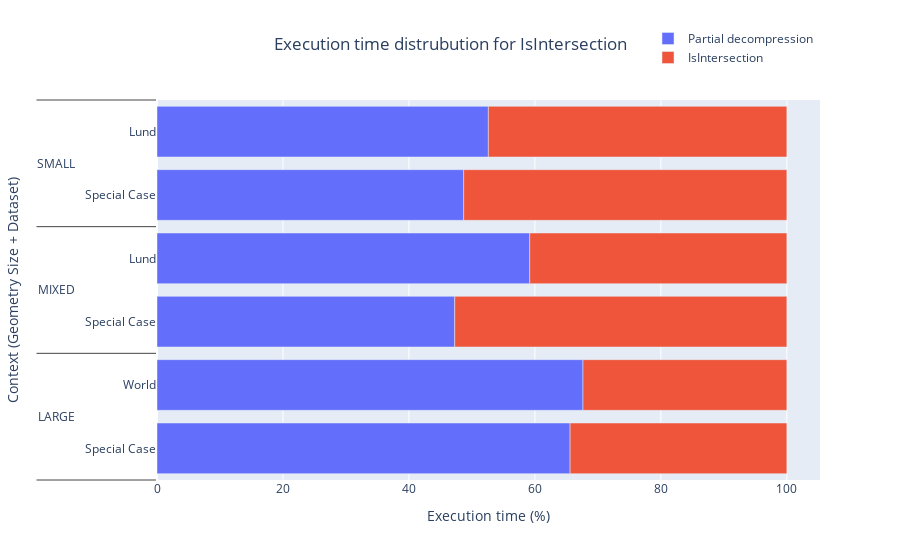
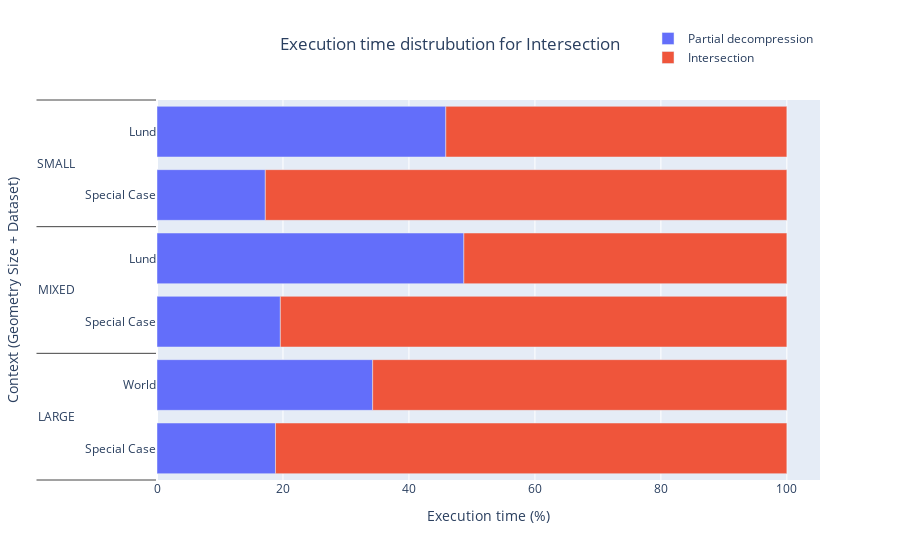

The cell these charts' notebook holds for them, in order:
### Code cell
pd.options.mode.chained_assignment = None  # default='warn'
import plotly.graph_objects as go
import plotly.express as px

if SHOW_STATS:
    for idx, df in enumerate([stats_df[stats_df['predicate'] == True], stats_df[stats_df['predicate'] == False]]): #Loop through predicate and not predicate intersection seperately
        #Calculate decompression and intersection time fraction
        df["decomp"] = df["decomp"].div(df.total_time/100, axis=0);
        df['intersection' if idx == 1 else 'is_intersection'] = df.apply(lambda x: 100 - x['decomp'], axis=1);
        exec_fractions_df = df[["decomp", 'intersection' if idx == 1 else 'is_intersection', "dataset", "context"]];
        exec_fractions_df = exec_fractions_df.groupby(['context','dataset']).mean();
        exec_fractions_df.reset_index(inplace=True)
       
        x = [
            exec_fractions_df.context.values,
            exec_fractions_df.dataset.values
        ]
        fig = go.Figure()
        fig.add_bar(y=x,x=exec_fractions_df.decomp.values, name="Partial decompression",orientation='h')
        if idx == 0:
            fig.add_bar(y=x,x=exec_fractions_df.is_intersection.values, name="IsIntersection", orientation='h')
            fig.update_layout(title="Execution time distrubution for IsIntersection",title_x=0.5)

        else:
            fig.add_bar(y=x,x=exec_fractions_df.intersection.values, name="Intersection", orientation='h')
            fig.update_layout(title="Execution time distrubution for Intersection",title_x=0.5)
        fig.update_layout(barmode="relative", xaxis_title="Execution time (%)", yaxis_title="Context (Geometry Size + Dataset)")
        fig.update_layout(legend=dict(yanchor="top",y=1.2, xanchor="right", x=0.997))
        fig.show()

### Figure 1 — Plotly figure (JSON) as saved in the notebook; plotly's stock layout.template omitted (floating-point values rounded to 4 significant figures)
{"data": [{"name": "Partial decompression", "orientation": "h", "type": "bar", "x": [65.59, 67.63, 59.18, 47.27, 52.61, 48.69], "y": [["LARGE", "LARGE", "MIXED", "MIXED", "SMALL", "SMALL"], ["Special Case", "World", "Lund", "Special Case", "Lund", "Special Case"]]}, {"name": "IsIntersection", "orientation": "h", "type": "bar", "x": [34.41, 32.37, 40.82, 52.73, 47.39, 51.31], "y": [["LARGE", "LARGE", "MIXED", "MIXED", "SMALL", "SMALL"], ["Special Case", "World", "Lund", "Special Case", "Lund", "Special Case"]]}], "layout": {"barmode": "relative", "legend": {"x": 0.997, "xanchor": "right", "y": 1.2, "yanchor": "top"}, "title": {"text": "Execution time distrubution for IsIntersection", "x": 0.5}, "xaxis": {"title": {"text": "Execution time (%)"}}, "yaxis": {"title": {"text": "Context (Geometry Size + Dataset)"}}}}

### Figure 2 — Plotly figure (JSON) as saved in the notebook; plotly's stock layout.template omitted (floating-point values rounded to 4 significant figures)
{"data": [{"name": "Partial decompression", "orientation": "h", "type": "bar", "x": [18.81, 34.24, 48.72, 19.58, 45.85, 17.2], "y": [["LARGE", "LARGE", "MIXED", "MIXED", "SMALL", "SMALL"], ["Special Case", "World", "Lund", "Special Case", "Lund", "Special Case"]]}, {"name": "Intersection", "orientation": "h", "type": "bar", "x": [81.19, 65.76, 51.28, 80.42, 54.15, 82.8], "y": [["LARGE", "LARGE", "MIXED", "MIXED", "SMALL", "SMALL"], ["Special Case", "World", "Lund", "Special Case", "Lund", "Special Case"]]}], "layout": {"barmode": "relative", "legend": {"x": 0.997, "xanchor": "right", "y": 1.2, "yanchor": "top"}, "title": {"text": "Execution time distrubution for Intersection", "x": 0.5}, "xaxis": {"title": {"text": "Execution time (%)"}}, "yaxis": {"title": {"text": "Context (Geometry Size + Dataset)"}}}}
